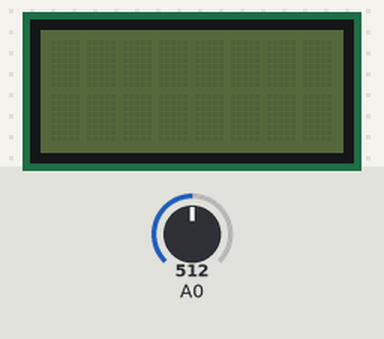
Simulated run of this sketch. Board: Arduino Uno, built with avr-gcc and run on an emulated ATmega328P. Parts: 8×2 character LCD. Inputs (shaded band) come from the test bench; at power-on: A0 = 512. What the sketch prints to the serial monitor is not drawn.

Above: at 2.7 s.
2.8 s: A0 set to 489
At 3.9 s:
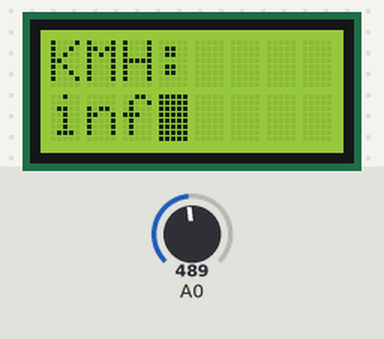
At 9.0 s:
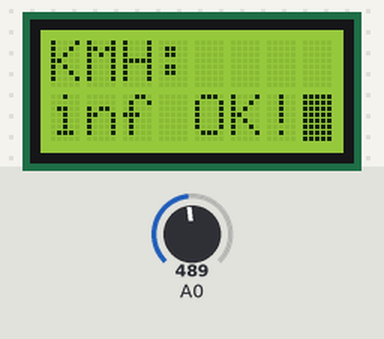
Timing chart, 0 to 10.3 s (numbered marks = the images above; inputs shaded):
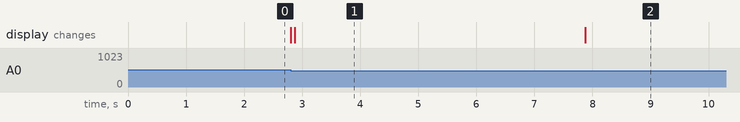

The sketch:

B_daman_Speedometer.ino
```cpp
#include <StopWatch.h>
#include <LiquidCrystal.h>

//A speedometer for measuring the speed of a B-Daman marble:
//The marble is fired along a short track. At the beginning of the track,
//the marble breaks a lightbeam shining on a photosensor signalling on port A0
//then hits a bar at the back of the track triggering a press-switch signalling on port A5
//the speed is calculated and displayed on a 16x1 LCD display
//By calclating the time between breaking the beam and the tripping of the switch,
//and dividing that time by the length of the run, we can determine the marble's speed.

// initialize the LCD Display library with the numbers of the interface pins
LiquidCrystal lcd(12, 11, 5, 4, 3, 2);
//Initialize the stopwatch
StopWatch MySW;
//I have no idea what this does, just copied it from the example.
StopWatch SWarray[5];
//RunwayLength in millimeters: measure distance from the photosensor to the switch
//and put result here CHANGE THIS TO MATCH YOUR RUNWAY
float RunwayLength = 250;
//Create a variable to hold the speed of the marble
float Speed;
//Create a very precise variable that you can calculate fractions with
float RawSpeed;
//Create a variable for the reading from the photosensor
int LightReading;
//The LightAverage will be the value we test against. If a marble crosses the beam, the
//Lightreading will drop by a certain amount below the Lightaverage value.
int LightAverage;
//And We'll calculate our LightAverage value with three readings:
int LightLevel1;
int LightLevel2;
int LightLevel3;
// The LED will trigger to confirm the marble crosses the lightbeam
const int ledPin =  13;
float StopWatchTime;


void setup() {
Serial.begin(115200);
//Calibrate the photosensor by taking 3 readings and calculating an average value
//Wow did it take me a long time to figure out how important recalibration is: the ambient light
//changes the readings so quickly.
LightLevel1 = analogRead(0);
delay(500);
LightLevel2 = analogRead(0);
delay(500);
LightLevel3 = analogRead(0);
delay(500);
LightAverage = ((LightLevel1 + LightLevel2 + LightLevel3)/3);
Serial.print("LightAverage: ");
Serial.println(LightAverage);
}


void loop(){
//Read the photosensor and announce readiness state
lcd.print(" OK!");
//Do nothing but watch the light sensor for that marble. If the light reading drops more than 10
//points below average, something broke the beam. Your measure of how big a drop may vary depending on
//sensitivity of your photosensor. Don't make the mistake I did and run other lines of code during this
//phase: the beam has to be monitored millisecond by millisecond to detect the break: it's fast! A Do..While
//loop that traps only that fuction was the only thing I found that worked.
  do
    {
      LightReading = analogRead(0);
    }
  while (LightReading > (LightAverage - 10));

    SWarray[0].start(); //Start the stopwatch

// The following Do...While loop just stalls for time until the marble hits the press-switch
// and sends a pulse to A5

    do {digitalWrite(ledPin, HIGH);
      StopWatchTime = SWarray[0].elapsed();
    } while(analogRead(5) < 100);

//Now the marble has pressed the switch, so turn off the LED
   digitalWrite(ledPin, LOW);
//And stop the clock
  SWarray[0].stop();
  SWarray[0].reset();

  //Send data to the Serial Port
  Serial.print("Time in miliseconds: ");
  Serial.println(StopWatchTime);
  StopWatchTime = (StopWatchTime);
  RawSpeed =(RunwayLength / (StopWatchTime));

  Serial.print("Speed in milimeters per millisecond: ");
  Serial.println(RawSpeed);
  Speed =(RawSpeed);
  Serial.print("Speed in Kilometers/hour: ");
  //Convert millimeters per milliseconds to Km per hour:
  Speed = (Speed * 3.6);
  Serial.println(Speed);

  //And display the speed on the LCD
  //This code is only necessary if you are running an LCD screen, but it won't
  //do any harm if you leave it in. NB: My LCD is a one row one: 16x1, most are 16x2 -- the
  //Arduino LCD library has the code for a normal 16x2 display, it's slightly
  //different in how it initializes and moves the cursor.
  lcd.begin(8, 2);     //is 16x1, adressed as 8x2
  lcd.setCursor(0,1);  //init right hand side
  lcd.home();          //back to start
  lcd.clear();
  // Print a message to the LCD.
  lcd.print("KMH:");  //print left side
       lcd.setCursor(0,1);     //go to right
  lcd.print(Speed);      //print right side
  //blinking cursor
  lcd.cursor();
  lcd.blink();

//Reset the Stopwatch
   StopWatchTime = 0;
//And Delay big time so the marble doesn't reset the photosensor on the rebound
      delay(3500);
//Recalibrate the photosensor by taking 3 readings and calculating an average value
LightLevel1 = analogRead(0);
delay(500);
LightLevel2 = analogRead(0);
delay(500);
LightLevel3 = analogRead(0);
delay(500);
LightAverage = ((LightLevel1 + LightLevel2 + LightLevel3)/3);
Serial.print("LightAverage: ");
Serial.println(LightAverage);
//When this finishes the unit is ready for another measure, and the OK! readiness indicator comes
//on at the top of the loop.
}
```

Measured:
- the behaviour switches between 503 and 502 on A0 (found by bisection; images 0 and 1)
- after the input at 2.8 s, the display: first changes at once (image 1 shows a later state)
- what the display in image 1 shows lasts 5.0 s, from 2.9 s to 7.9 s
